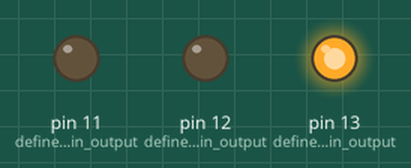
The sketch below on a simulated Arduino Uno, built with avr-gcc and run on an emulated ATmega328P. Shown: output pins drawn as LEDs (lit = HIGH).

Above: at 0.2 s.
At 2.2 s:
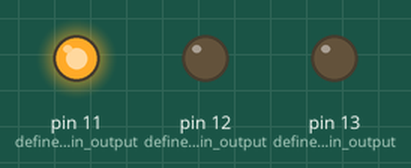
At 3.2 s:
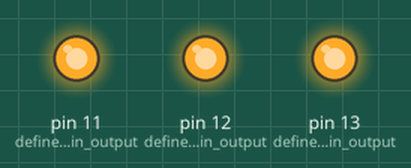
At 3.7 s:
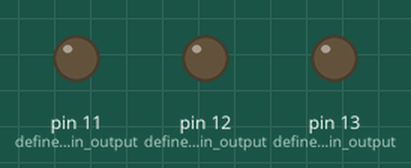
At 7.2 s:
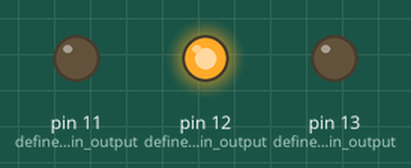
Timing chart, 0 to 7.8 s (numbered marks = the images above):
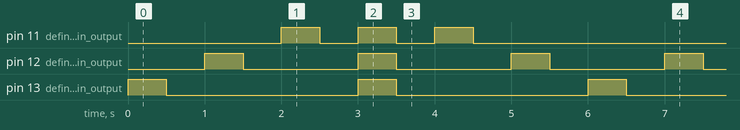

The sketch:

RGB_Light_Chaser_20230305.ino
```cpp
/*
RGB Light chaser program
the main propose is understand the digital output
using RGB to show LED:red blue green and white
it shows RGB light ON red blue green and white,then back
*/
int ledRed = 13;    //define the pin number, led pin connection
int ledGreen = 12;  //define the pin number, led pin connection
int ledBlue = 11;   //define the pin number, led pin connection
int onDelay = 500; //delay time
int offDelay = 500;//delay time
void setup() {
  // put your setup code here, to run once:
 pinMode(13, OUTPUT); //define the pin output
 pinMode(12, OUTPUT);//define the pin output
 pinMode(11, OUTPUT);//define the pin output

}

void loop() {
  // put your main code here, to run repeatedly:
digitalWrite(13, HIGH); //ledred ON
delay(onDelay);         // ondelay
digitalWrite(13, LOW);  //ledred Off
delay(offDelay);        // offdelay
digitalWrite(12, HIGH); //ledGreen ON
delay(onDelay);         // ondelay
digitalWrite(12, LOW);  //ledGreen Off
delay(offDelay);        // offdelay
digitalWrite(11, HIGH); //ledBlue ON
delay(onDelay);         // ondelay
digitalWrite(11, LOW);  //ledBlue Off
delay(offDelay);        // offdelay
digitalWrite(13, HIGH); //ledWhite ON
digitalWrite(12, HIGH); //ledWhite ON
digitalWrite(11, HIGH); //ledWhite ON
delay(onDelay);         // ondelay
digitalWrite(13, LOW);  //ledWhite Off
digitalWrite(12, LOW);  //ledWhite Off
digitalWrite(11, LOW);  //ledWhite Off
delay(offDelay);        // offdelay
digitalWrite(11, HIGH); //ledBlue ON
delay(onDelay);         // ondelay
digitalWrite(11, LOW);  //ledBlue Off
delay(offDelay);        // offdelay
digitalWrite(12, HIGH); //ledGreen ON
delay(onDelay);         // ondelay
digitalWrite(12, LOW);  //ledGreen Off
delay(offDelay);        // offdelay
}
```

Measured:
- by itself, pin 11 (define_the_pin_output): repeats every 6.0 s: 2 × (LOW 0.50 s, HIGH 0.50 s), LOW 3.5 s, HIGH 0.50 s
- by itself, pin 12 (define_the_pin_output): alternates HIGH for 0.50 s and LOW for 1.5 s
- by itself, pin 13 (define_the_pin_output): alternates HIGH for 0.50 s and LOW for 2.5 s
